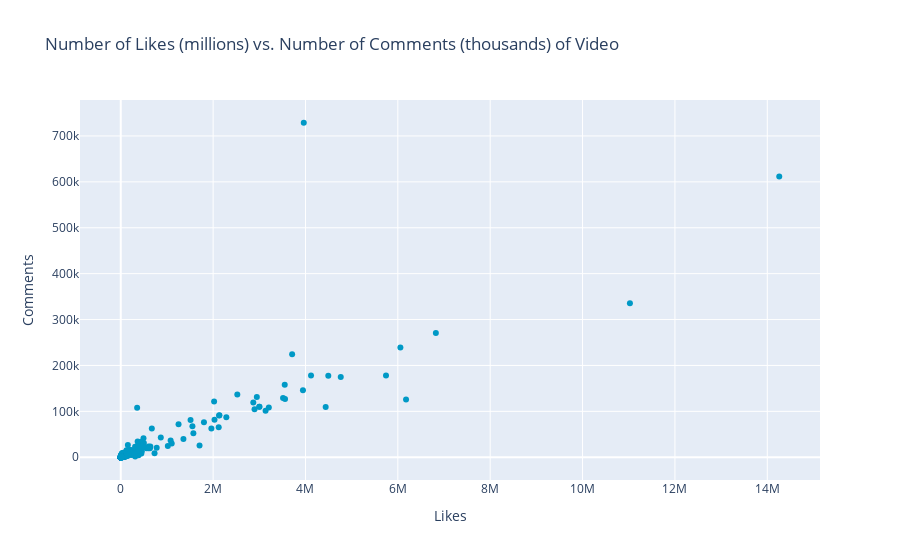

This figure's notebook cell:
### Markdown cell above
For this notebook, I chose to utilize the Plotly library for visualization, in order for the visualizations to be more interactive.

### Code cell
fig = px.scatter(stats, x = "Likes", y = "Comments", title = "Number of Likes (millions) vs. Number of Comments (thousands) of Video",
          color_discrete_sequence = ["#0099C6"])

fig.show()

### Figure 1 — Plotly figure (JSON) as saved in the notebook; plotly's stock layout.template omitted (floating-point values rounded to 4 significant figures; data arrays with more than 128 entries replaced by an {"elided": "..."} marker saying what was removed)
{"data": [{"hovertemplate": "Likes=%{x}<br>Comments=%{y}<extra></extra>", "legendgroup": "", "marker": {"color": "#0099C6", "symbol": "circle"}, "mode": "markers", "name": "", "orientation": "v", "showlegend": false, "type": "scatter", "x": {"elided": "726 int values"}, "xaxis": "x", "y": {"elided": "726 int values"}, "yaxis": "y"}], "layout": {"legend": {"tracegroupgap": 0}, "title": {"text": "Number of Likes (millions) vs. Number of Comments (thousands) of Video"}, "xaxis": {"anchor": "y", "domain": [0, 1], "title": {"text": "Likes"}}, "yaxis": {"anchor": "x", "domain": [0, 1], "title": {"text": "Comments"}}}}
